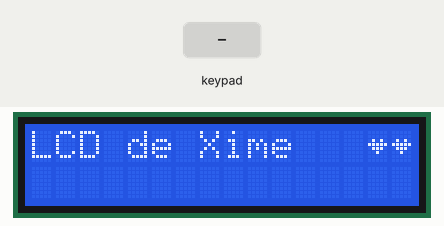
A sketch run on a simulated Arduino Uno, built with avr-gcc and run on an emulated ATmega328P. On the bench: 16×2 character LCD. Inputs (shaded band) come from the test bench. EEPROM starts erased; what the sketch prints to the serial monitor is not drawn.

Above: at 1.2 s.
1.3 s: key 'C' pressed
At 2.2 s:
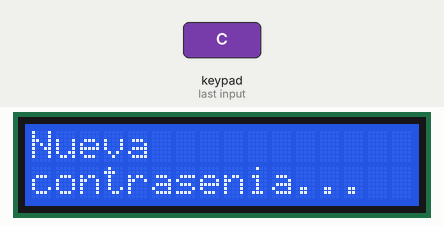
4.3 s: keypad keys 9 8 7 6 A pressed 0.4 s apart
At 6.4 s:
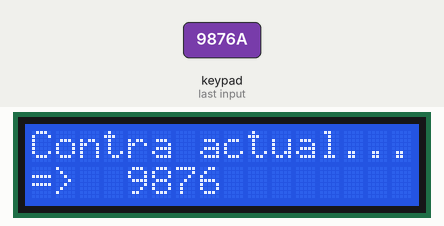
9.3 s: key 'B' pressed
At 10.4 s:
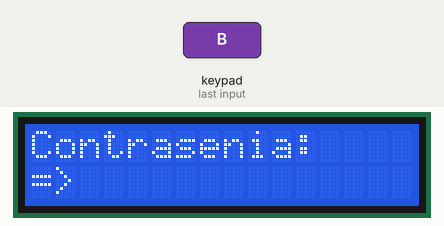
10.8 s: keypad keys 1 2 3 4 D pressed 0.4 s apart
At 14.8 s:
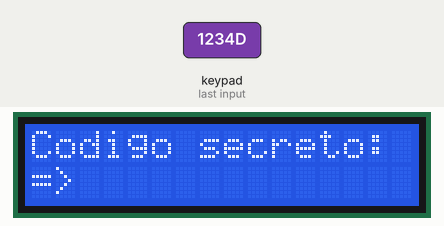
15.1 s: key 'A' pressed
At 16.1 s:
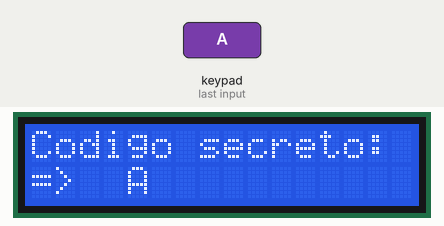
16.6 s: keypad keys 1 2 3 4 # pressed 0.4 s apart
At 18.6 s:
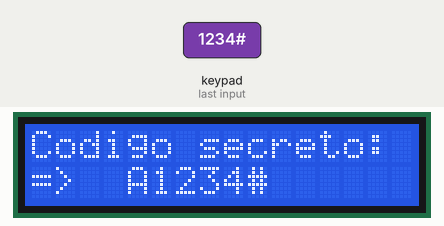
Timing chart, 0 to 20.1 s (numbered marks = the images above; inputs shaded):
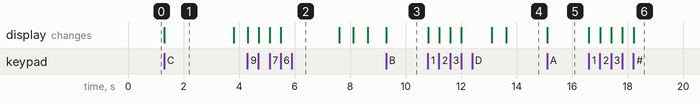

Measured:
- after the input at 1.3 s, the display: changes at once (image 1)
- after the input at 4.3 s, the display: first changes at once (image 2 shows a later state)
- after the input at 9.3 s, the display: changes at once (image 3)
- after the input at 10.8 s, the display: first changes at once (image 4 shows a later state)
- after the input at 15.1 s, the display: changes at once (image 5)
- after the input at 16.6 s, the display: first changes at once (image 6 shows a later state)
- what the display in image 1 shows lasts 2.5 s, from 1.3 s to 3.8 s

The sketch:

cerraduraXMC.ino
```cpp
#include <Keypad.h>
#include <LiquidCrystal.h>
#include <EEPROM.h>

LiquidCrystal lcd(A0,A1,A2,A3,A4,A5);

const byte filas = 4;
const byte columnas = 4;
char teclas[filas][columnas] = {{'1','2','3','A'},
                                {'4','5','6','B'},
                                {'7','8','9','C'},
                                {'*','0','#','D'}};
byte filasPins[filas] = { 9, 8, 7, 6 };
byte colsPins[columnas] = { 5, 4, 3, 2 };

Keypad kpd = Keypad( makeKeymap(teclas), filasPins, colsPins, filas, columnas );

char pw[5] = {'1', '2', '3', '4'};
char pw2[5];
char pw3[5];
char cd[9] = {'*', '*', '#', '#', '*', '#', '*', '#'};
char cd2[9];
boolean cerradura=false;
boolean secret=false;
int addr=104;
int aux;
byte value;

unsigned long lastMillis = 0; // almacena última vez que ejecutó función
const unsigned long interval = 120000; // tiempo en milisegundos (2 minutos)

byte cora[] = {
  B00000,
  B00000,
  B01010,
  B11111,
  B01110,
  B00100,
  B00000,
  B00000
};


void leerNum(){
  char key;
  int i = 0;
  while (i < 4){
    key = kpd.getKey();
    if (key != NO_KEY){
      if(isDigit(key)){
        lcd.setCursor(i+4, 1);
        lcd.write(key);
        pw2[i] = key;
        i++;
      }else{
        delay(200);
        break;
      }
    }
  }
  delay(500);
}

void comparaContra(){
  delay(100);
  cerradura = false;
  for(int i=0; i<4; i++){
    if(pw2[i] == pw[i]){
      cerradura = true;
    }else{
      cerradura = false;
      break;
    }
  }
}

void setContra(){
  delay(100);
  for(int i=0; i<4; i++){
    //lcd.print(key);
    pw[i] = pw2[i];
    char c = pw[i];
    Serial.println(c);
    escribirEEPROM();
  }
  lcd.clear();
  lcd.setCursor(0, 0);
  lcd.print("Contrasenia");
  lcd.setCursor(0, 1);
  lcd.print("nueva lista!");
}

void escribirEEPROM(){
  for(int i=0; i<4; i++){
    char c = pw[i];
    byte val = (byte)c;
    EEPROM.write(addr, val);
    Serial.println(val);
    Serial.println(addr);
    addr=addr+1;
  }
}

void leerEEPROM(){
  char caracter;
  int i=0;
  while(i<5){
    int temp = addr;
    int j=4;
    temp=temp-i;
    byte val = EEPROM.read(temp);
    pw3[j-i] = (char)val;
    i++;
  }
}

void leerSecret(){
  char key;
  int i = 0;
  while (i < 8){
    key = kpd.getKey();
    if (key != NO_KEY){
      lcd.setCursor(i+4, 1);
      lcd.write(key);
      cd2[i] = key;
      i++;
    }
  }
  delay(500);
}

void comparaSecret(){
  delay(100);
  secret = true;
  for(int i=0; i<8; i++){
    if(cd2[i] == cd[i]){
      secret = true;
    }else{
      secret = false;
    }
  }
}

void setup(){
  Serial.begin(9600);
  lcd.clear();
  lcd.begin(16, 2);
  lcd.createChar(1, cora);
  lcd.setCursor(0, 0);
  lcd.print("LCD de Xime");
  lcd.setCursor(14, 0);
  lcd.write(byte(1));
  lcd.setCursor(15, 0);
  lcd.write(byte(1));

  for(int i=0; i<4; i++){
    byte val = (byte)pw[i];
    EEPROM.write(100+i, val);
  }
}

void loop() {
  char key = kpd.getKey();
  switch(key){
    case 'A':
      // P A N T A L L A   I N I C I A L
      Serial.println('A');
      lcd.clear();
      lcd.setCursor(0, 0);
               //1234567812345678
      lcd.print("Sistema...");
      if(cerradura==false){
        lcd.setCursor(0, 1);
        lcd.print("Bloqueado :(");
      }
      else if(cerradura==true){
        lcd.setCursor(0, 1);
        lcd.print("Abierto :D");
      }
      break;
    case 'B':
      // E N T R A R   A L   S I S T E M A
      Serial.println('B');
      key = NO_KEY;
      lcd.clear();
      lcd.setCursor(0, 0);
      lcd.print("Contrasenia:");
      lcd.setCursor(0, 1);
      lcd.print("=> ");
      leerNum();
      comparaContra();
      Serial.println(pw);
      Serial.println(pw2);
      Serial.println(cerradura);
      delay(500);
      if(cerradura == true){
        lcd.clear();
        lcd.setCursor(0, 0);
        lcd.print("Contrasena...");
        lcd.setCursor(0, 1);
        lcd.print("CORRECTA! :D");
        cerradura = true;
        delay(500);
        cerradura = true;
        break;
      }else if(cerradura == false){
          lcd.clear();
          lcd.setCursor(0, 0);
          lcd.print("Contrasena...");
          lcd.setCursor(0, 1);
          lcd.print("INCORRECTA! X(");
          delay(500);
          break;
      }
      break;
    case 'C':
      // C A M B I A R   C O N T R A S E Ñ A
      Serial.println('C');
      lcd.clear();
      lcd.setCursor(0, 0);
      lcd.print("Nueva");
      lcd.setCursor(0, 1);
      lcd.print("contrasenia...");
      delay(2500);
      aux=1;
      do{
        lcd.clear();
        lcd.setCursor(0, 0);
        lcd.print("Contra actual...");
        lcd.setCursor(0, 1);
        lcd.print("=> ");
        leerNum();
        comparaContra();
        Serial.println(pw);
        Serial.println(pw2);
        Serial.println(cerradura);
        delay(1500);
        if(cerradura == true){
          lcd.clear();
          lcd.setCursor(0, 0);
          lcd.print("Nv Contrasena:");
          lcd.setCursor(0, 1);
          lcd.print("=> ");
          leerNum();
          setContra();
          break;
        }else if(cerradura == false){
          lcd.clear();
          lcd.setCursor(0, 0);
                   //1234567812345678
          lcd.print("Contrasena...");
          lcd.setCursor(0, 1);
          lcd.print("INCORRECTA! X(");
          delay(500);
          lcd.clear();
          lcd.setCursor(0, 0);
          int aux2 = 3-aux;
          lcd.print(aux2);
          lcd.print(" intentos mas.");
          delay(500);
          aux=aux+1;;
          break;
        }
        break;
      }while(aux<4);
      break;
    case 'D':
      // V E R   C O N T R A S E Ñ A
      Serial.println('D');
      lcd.clear();
      lcd.setCursor(0, 0);
               //1234567812345678
      lcd.print("Codigo secreto:");
      lcd.setCursor(0, 1);
      lcd.print("=> ");
      leerSecret();
      comparaSecret();
      Serial.println(cd);
      Serial.println(cd2);
      Serial.println(secret);
      if(secret == true){
        lcd.clear();
        leerEEPROM();
        lcd.setCursor(0, 0);
        lcd.print("Contra activa:");
        lcd.setCursor(0, 1);
        int i=0;
        Serial.println(pw3);
        while (i < 4){
          lcd.setCursor(i, 1);
          key = pw3[i];
          lcd.write(key);
          i++;
        }
        delay(2000);
        secret = false;
        break;
      }else if(secret == false){
        lcd.clear();
        lcd.setCursor(0, 0);
                 //1234567812345678
        lcd.print("Fallaste!!");
        lcd.setCursor(0, 1);
        lcd.print("Menso :p");
        break;
      }
      break;
  }

  unsigned long currentMillis = millis(); // obtiene el tiempo actual en milisegundos
  if (currentMillis - lastMillis >= interval) { // verifica si ha transcurrido el intervalo de tiempo deseado
    lastMillis = currentMillis; // actualiza la variable lastMillis
    cerradura=false;
  }
}
```
